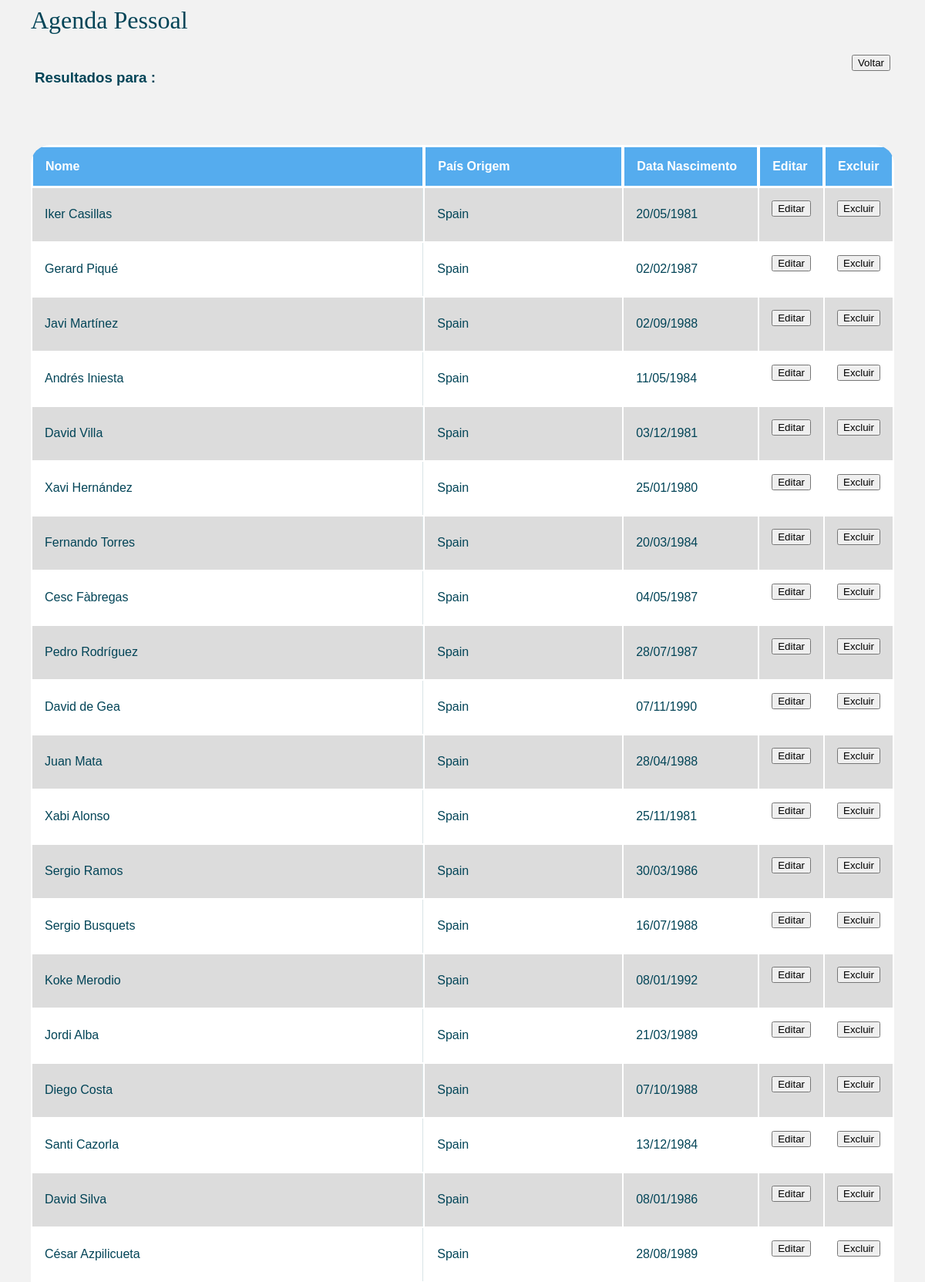
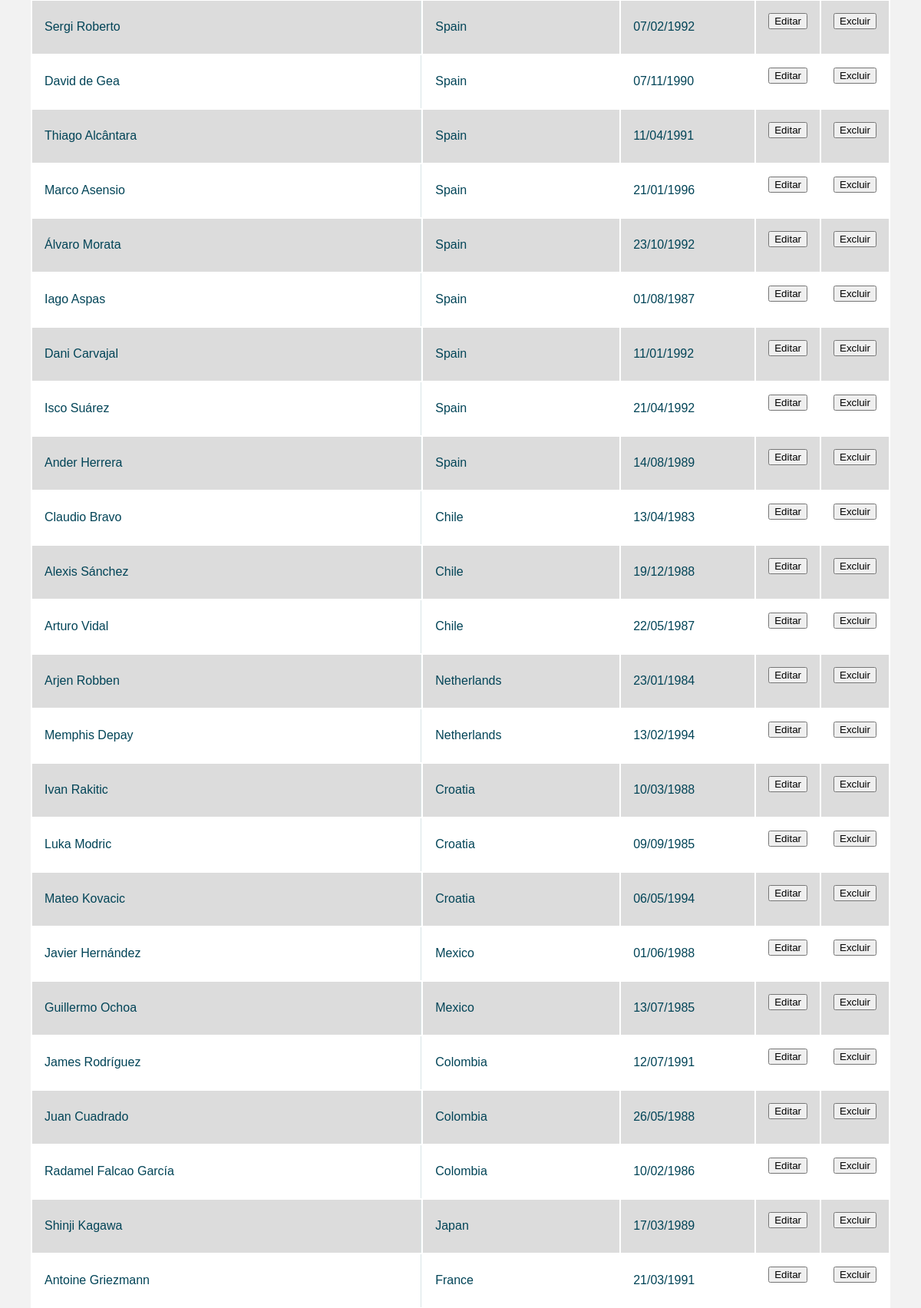
Screenshot of /CRUD_PHP/metodo/cliente/pesquisar-cliente.php (upper part) with the database file from the repository (2 pictures, top to bottom).
### tables this page shows
CREATE TABLE clientes (
	nome_completo VARCHAR(255) NOT NULL,
	pais VARCHAR(255) NOT NULL,
	data_nasc DATE NOT NULL,
	usuario_id INT NOT NULL,

	FOREIGN KEY (usuario_id) REFERENCES usuarios(usuario_id)
);

### CRUD_PHP/metodo/conectar.php (called while the page is built, shortened)
<?php
	function abrirBanco(){
		$conexao = new mysqli("localhost","root","teste123","turismo");
		return $conexao;
	}
	 function pesquisar_clientes($valor_pesquisar){
	 	$banco = abrirBanco();
	 	$sql = "SELECT * FROM clientes WHERE nome_completo LIKE '%$valor_pesquisar%'";
	 	$resultado = $banco->query($sql);
	 	while ($row = mysqli_fetch_array($resultado)) {
	 		$grupo[] = $row;
	 	}
	 	return $grupo;
	 }

### CRUD_PHP/metodo/cliente/pesquisar-cliente.php (the view, shortened to what this page needs)
<?php
  include ("../conectar.php");
  $valor_buscar = $_POST['pesquisar-cliente'];
  $grupo = pesquisar_clientes( $valor_buscar );
?>
<head>
  <h1>Agenda Pessoal<br></h1>
  <link rel="stylesheet" type="text/css" href="../../css/style2.css">
</head>
<body>
  <div>
    <div class="box">
      <h3>Resultados para <font color="0000FF"><?=$valor_buscar?></font> :</h3>
    </div>
    <div class="box" style="float: right;">
     <form name="voltar" action="../../pages/clientes.php">
        <input type="submit" value="Voltar" />
     </form>
    </div>
  </div>
  <br><br>
  <table class="responstable">
    <thead>
      <tr>
        <th width="550">Nome</th>
        <th width="250">País Origem</th>
        <th width="150">Data Nascimento</th>
        <th id="thButton">Editar</th>
        <th id="thButton">Excluir</th>
      </tr>
    </thead>
    <tbody>
      <?php
      foreach ($grupo as $clientes) { ?>
        <tr>
          <td><?=$clientes["nome_completo"]?></td>
          <td><?=$clientes["pais"]?></td>
          <td><?=formatoData($clientes["data_nasc"])?></td>
          <td>
            <form name="alterar-cliente" action="../metodo/cliente/alterar-cliente.php" method="POST">
              <input type="submit" value="Editar" name="editar" />
            </form>
          </td>
          <td>
            <form name="excluir-cliente" action="../metodo/conectar.php" method="POST">
              <input type="submit" value="Excluir" name="excluir" />
            </form>
          </td>
        </tr>
      <?php
      } ?>
    </tbody>
  </table>
  <?php
    function formatoData($data) {
      $array = explode("-", $data);
      $novaData = $array[2]."/".$array[1]."/".$array[0];
      return $novaData;
    }
  ?>
</body>
</html>

### CRUD_PHP/css/style2.css (style rules this page uses)
.responstable { margin: 1em 0; width: 100%; overflow: hidden; background: #FFF; color: #024457; border-radius: 25px; }
.responstable tr { border: 1px solid #D9E4E6; }
.responstable tr:nth-child(odd) { background-color: #DCDCDC; }
.responstable th { display: none; border: 1px solid #FFF; background-color: #55acee; color: #FFF; padding: 1em; }
.responstable th:first-child { display: table-cell; }
.responstable th:nth-child(2) { display: table-cell; }
.responstable th:nth-child(2):after { content: attr(data-th); }
#thButton { width: 5%; }
@media (min-width: 480px) { .responstable th:nth-child(2):after { display: none; } }
.responstable td { display: block; word-wrap: break-word; max-width: 7em; }
.responstable td:first-child { display: table-cell; //text-align: center; border-right: 1px solid #D9E4E6; }
.responstable th, .responstable td { text-align: left; margin: .5em 1em; }
@media (min-width: 480px) { .responstable th, .responstable td { display: table-cell; padding: 1em; } }
body { padding: 0 2em; font-family: Arial, sans-serif; color: #024457; background: #f2f2f2; }
h1 { font-family: Verdana; font-weight: normal; color: #024457; }
.box { display: inline-block; margin: 5px 5px; }

### rows the page displays
clientes: nome_completo "Iker Casillas", pais "Spain", data_nasc "20/05/1981"
clientes: nome_completo "Gerard Piqué", pais "Spain", data_nasc "02/02/1987"
clientes: nome_completo "Javi Martínez", pais "Spain", data_nasc "02/09/1988"
clientes: nome_completo "Andrés Iniesta", pais "Spain", data_nasc "11/05/1984"
clientes: nome_completo "David Villa", pais "Spain", data_nasc "03/12/1981"
clientes: nome_completo "Xavi Hernández", pais "Spain", data_nasc "25/01/1980"
clientes: nome_completo "Fernando Torres", pais "Spain", data_nasc "20/03/1984"
clientes: nome_completo "Cesc Fàbregas", pais "Spain", data_nasc "04/05/1987"
clientes: nome_completo "Pedro Rodríguez", pais "Spain", data_nasc "28/07/1987"
clientes: nome_completo "David de Gea", pais "Spain", data_nasc "07/11/1990"
clientes: nome_completo "Juan Mata", pais "Spain", data_nasc "28/04/1988"
clientes: nome_completo "Xabi Alonso", pais "Spain", data_nasc "25/11/1981"
clientes: nome_completo "Sergio Ramos", pais "Spain", data_nasc "30/03/1986"
clientes: nome_completo "Sergio Busquets", pais "Spain", data_nasc "16/07/1988"
clientes: nome_completo "Koke Merodio", pais "Spain", data_nasc "08/01/1992"
clientes: nome_completo "Jordi Alba", pais "Spain", data_nasc "21/03/1989"
clientes: nome_completo "Diego Costa", pais "Spain", data_nasc "07/10/1988"
clientes: nome_completo "Santi Cazorla", pais "Spain", data_nasc "13/12/1984"
clientes: nome_completo "David Silva", pais "Spain", data_nasc "08/01/1986"
clientes: nome_completo "César Azpilicueta", pais "Spain", data_nasc "28/08/1989"
clientes: nome_completo "Sergi Roberto", pais "Spain", data_nasc "07/02/1992"
clientes: nome_completo "David de Gea", pais "Spain", data_nasc "07/11/1990"
clientes: nome_completo "Thiago Alcântara", pais "Spain", data_nasc "11/04/1991"
clientes: nome_completo "Marco Asensio", pais "Spain", data_nasc "21/01/1996"
clientes: nome_completo "Álvaro Morata", pais "Spain", data_nasc "23/10/1992"
clientes: nome_completo "Iago Aspas", pais "Spain", data_nasc "01/08/1987"
clientes: nome_completo "Dani Carvajal", pais "Spain", data_nasc "11/01/1992"
clientes: nome_completo "Isco Suárez", pais "Spain", data_nasc "21/04/1992"
clientes: nome_completo "Ander Herrera", pais "Spain", data_nasc "14/08/1989"
clientes: nome_completo "Claudio Bravo", pais "Chile", data_nasc "13/04/1983"
clientes: nome_completo "Alexis Sánchez", pais "Chile", data_nasc "19/12/1988"
clientes: nome_completo "Arturo Vidal", pais "Chile", data_nasc "22/05/1987"
clientes: nome_completo "Arjen Robben", pais "Netherlands", data_nasc "23/01/1984"
clientes: nome_completo "Memphis Depay", pais "Netherlands", data_nasc "13/02/1994"
clientes: nome_completo "Ivan Rakitic", pais "Croatia", data_nasc "10/03/1988"
clientes: nome_completo "Luka Modric", pais "Croatia", data_nasc "09/09/1985"
clientes: nome_completo "Mateo Kovacic", pais "Croatia", data_nasc "06/05/1994"
clientes: nome_completo "Javier Hernández", pais "Mexico", data_nasc "01/06/1988"
clientes: nome_completo "Guillermo Ochoa", pais "Mexico", data_nasc "13/07/1985"
clientes: nome_completo "James Rodríguez", pais "Colombia", data_nasc "12/07/1991"
clientes: nome_completo "Juan Cuadrado", pais "Colombia", data_nasc "26/05/1988"
clientes: nome_completo "Radamel Falcao García", pais "Colombia", data_nasc "10/02/1986"
clientes: nome_completo "Shinji Kagawa", pais "Japan", data_nasc "17/03/1989"
clientes: nome_completo "Antoine Griezmann", pais "France", data_nasc "21/03/1991"
